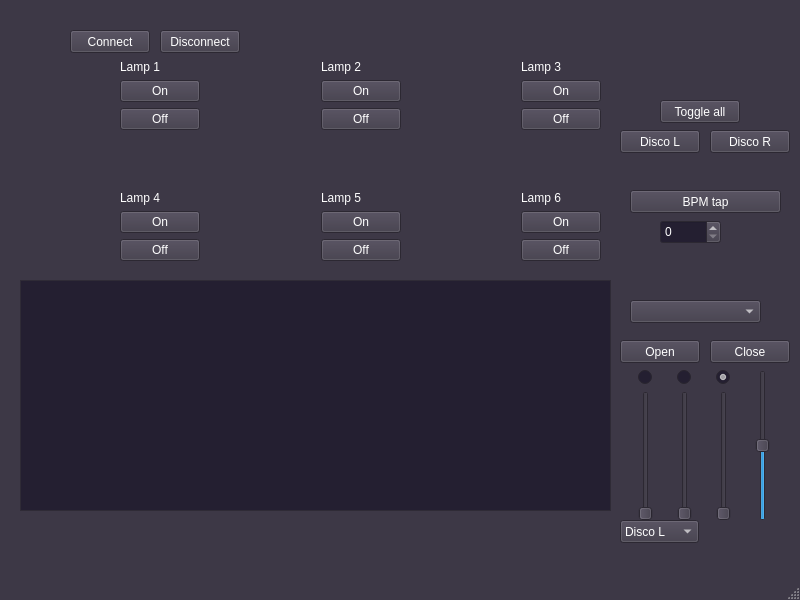
<?xml version="1.0" encoding="UTF-8"?>
<ui version="4.0">
 <class>MainWindow</class>
 <widget class="QMainWindow" name="MainWindow">
  <property name="geometry">
   <rect>
    <x>0</x>
    <y>0</y>
    <width>800</width>
    <height>600</height>
   </rect>
  </property>
  <property name="palette">
   <palette>
    <active>
     <colorrole role="WindowText">
      <brush brushstyle="SolidPattern">
       <color alpha="255">
        <red>255</red>
        <green>255</green>
        <blue>255</blue>
       </color>
      </brush>
     </colorrole>
     <colorrole role="Button">
      <brush brushstyle="SolidPattern">
       <color alpha="255">
        <red>61</red>
        <green>56</green>
        <blue>70</blue>
       </color>
      </brush>
     </colorrole>
     <colorrole role="Light">
      <brush brushstyle="SolidPattern">
       <color alpha="255">
        <red>92</red>
        <green>84</green>
        <blue>105</blue>
       </color>
      </brush>
     </colorrole>
     <colorrole role="Midlight">
      <brush brushstyle="SolidPattern">
       <color alpha="255">
        <red>76</red>
        <green>70</green>
        <blue>87</blue>
       </color>
      </brush>
     </colorrole>
     <colorrole role="Dark">
      <brush brushstyle="SolidPattern">
       <color alpha="255">
        <red>31</red>
        <green>28</green>
        <blue>35</blue>
       </color>
      </brush>
     </colorrole>
     <colorrole role="Mid">
      <brush brushstyle="SolidPattern">
       <color alpha="255">
        <red>41</red>
        <green>37</green>
        <blue>47</blue>
       </color>
      </brush>
     </colorrole>
     <colorrole role="Text">
      <brush brushstyle="SolidPattern">
       <color alpha="255">
        <red>255</red>
        <green>255</green>
        <blue>255</blue>
       </color>
      </brush>
     </colorrole>
     <colorrole role="BrightText">
      <brush brushstyle="SolidPattern">
       <color alpha="255">
        <red>255</red>
        <green>255</green>
        <blue>255</blue>
       </color>
      </brush>
     </colorrole>
     <colorrole role="ButtonText">
      <brush brushstyle="SolidPattern">
       <color alpha="255">
        <red>255</red>
        <green>255</green>
        <blue>255</blue>
       </color>
      </brush>
     </colorrole>
     <colorrole role="Base">
      <brush brushstyle="SolidPattern">
       <color alpha="255">
        <red>36</red>
        <green>31</green>
        <blue>49</blue>
       </color>
      </brush>
     </colorrole>
     <colorrole role="Window">
      <brush brushstyle="SolidPattern">
       <color alpha="255">
        <red>61</red>
        <green>56</green>
        <blue>70</blue>
       </color>
      </brush>
     </colorrole>
     <colorrole role="Shadow">
      <brush brushstyle="SolidPattern">
       <color alpha="255">
        <red>0</red>
        <green>0</green>
        <blue>0</blue>
       </color>
      </brush>
     </colorrole>
     <colorrole role="AlternateBase">
      <brush brushstyle="SolidPattern">
       <color alpha="255">
        <red>30</red>
        <green>28</green>
        <blue>35</blue>
       </color>
      </brush>
     </colorrole>
     <colorrole role="ToolTipBase">
      <brush brushstyle="SolidPattern">
       <color alpha="255">
        <red>255</red>
        <green>255</green>
        <blue>220</blue>
       </color>
      </brush>
     </colorrole>
     <colorrole role="ToolTipText">
      <brush brushstyle="SolidPattern">
       <color alpha="255">
        <red>36</red>
        <green>31</green>
        <blue>49</blue>
       </color>
      </brush>
     </colorrole>
     <colorrole role="PlaceholderText">
      <brush brushstyle="SolidPattern">
       <color alpha="128">
        <red>255</red>
        <green>255</green>
        <blue>255</blue>
       </color>
      </brush>
     </colorrole>
    </active>
    <inactive>
     <colorrole role="WindowText">
      <brush brushstyle="SolidPattern">
       <color alpha="255">
        <red>255</red>
        <green>255</green>
        <blue>255</blue>
       </color>
      </brush>
     </colorrole>
     <colorrole role="Button">
      <brush brushstyle="SolidPattern">
       <color alpha="255">
        <red>61</red>
        <green>56</green>
        <blue>70</blue>
       </color>
      </brush>
     </colorrole>
     <colorrole role="Light">
      <brush brushstyle="SolidPattern">
       <color alpha="255">
        <red>92</red>
        <green>84</green>
        <blue>105</blue>
       </color>
      </brush>
     </colorrole>
     <colorrole role="Midlight">
      <brush brushstyle="SolidPattern">
       <color alpha="255">
        <red>76</red>
        <green>70</green>
        <blue>87</blue>
       </color>
      </brush>
     </colorrole>
     <colorrole role="Dark">
      <brush brushstyle="SolidPattern">
       <color alpha="255">
        <red>31</red>
        <green>28</green>
        <blue>35</blue>
       </color>
      </brush>
     </colorrole>
     <colorrole role="Mid">
      <brush brushstyle="SolidPattern">
       <color alpha="255">
        <red>41</red>
        <green>37</green>
        <blue>47</blue>
       </color>
      </brush>
     </colorrole>
     <colorrole role="Text">
      <brush brushstyle="SolidPattern">
       <color alpha="255">
        <red>255</red>
        <green>255</green>
        <blue>255</blue>
       </color>
      </brush>
     </colorrole>
     <colorrole role="BrightText">
      <brush brushstyle="SolidPattern">
       <color alpha="255">
        <red>255</red>
        <green>255</green>
        <blue>255</blue>
       </color>
      </brush>
     </colorrole>
     <colorrole role="ButtonText">
      <brush brushstyle="SolidPattern">
       <color alpha="255">
        <red>255</red>
        <green>255</green>
        <blue>255</blue>
       </color>
      </brush>
     </colorrole>
     <colorrole role="Base">
      <brush brushstyle="SolidPattern">
       <color alpha="255">
        <red>36</red>
        <green>31</green>
        <blue>49</blue>
       </color>
      </brush>
     </colorrole>
     <colorrole role="Window">
      <brush brushstyle="SolidPattern">
       <color alpha="255">
        <red>61</red>
        <green>56</green>
        <blue>70</blue>
       </color>
      </brush>
     </colorrole>
     <colorrole role="Shadow">
      <brush brushstyle="SolidPattern">
       <color alpha="255">
        <red>0</red>
        <green>0</green>
        <blue>0</blue>
       </color>
      </brush>
     </colorrole>
     <colorrole role="AlternateBase">
      <brush brushstyle="SolidPattern">
       <color alpha="255">
        <red>30</red>
        <green>28</green>
        <blue>35</blue>
       </color>
      </brush>
     </colorrole>
     <colorrole role="ToolTipBase">
      <brush brushstyle="SolidPattern">
       <color alpha="255">
        <red>255</red>
        <green>255</green>
        <blue>220</blue>
       </color>
      </brush>
     </colorrole>
     <colorrole role="ToolTipText">
      <brush brushstyle="SolidPattern">
       <color alpha="255">
        <red>36</red>
        <green>31</green>
        <blue>49</blue>
       </color>
      </brush>
     </colorrole>
     <colorrole role="PlaceholderText">
      <brush brushstyle="SolidPattern">
       <color alpha="128">
        <red>255</red>
        <green>255</green>
        <blue>255</blue>
       </color>
      </brush>
     </colorrole>
    </inactive>
    <disabled>
     <colorrole role="WindowText">
      <brush brushstyle="SolidPattern">
       <color alpha="255">
        <red>31</red>
        <green>28</green>
        <blue>35</blue>
       </color>
      </brush>
     </colorrole>
     <colorrole role="Button">
      <brush brushstyle="SolidPattern">
       <color alpha="255">
        <red>61</red>
        <green>56</green>
        <blue>70</blue>
       </color>
      </brush>
     </colorrole>
     <colorrole role="Light">
      <brush brushstyle="SolidPattern">
       <color alpha="255">
        <red>92</red>
        <green>84</green>
        <blue>105</blue>
       </color>
      </brush>
     </colorrole>
     <colorrole role="Midlight">
      <brush brushstyle="SolidPattern">
       <color alpha="255">
        <red>76</red>
        <green>70</green>
        <blue>87</blue>
       </color>
      </brush>
     </colorrole>
     <colorrole role="Dark">
      <brush brushstyle="SolidPattern">
       <color alpha="255">
        <red>31</red>
        <green>28</green>
        <blue>35</blue>
       </color>
      </brush>
     </colorrole>
     <colorrole role="Mid">
      <brush brushstyle="SolidPattern">
       <color alpha="255">
        <red>41</red>
        <green>37</green>
        <blue>47</blue>
       </color>
      </brush>
     </colorrole>
     <colorrole role="Text">
      <brush brushstyle="SolidPattern">
       <color alpha="255">
        <red>31</red>
        <green>28</green>
        <blue>35</blue>
       </color>
      </brush>
     </colorrole>
     <colorrole role="BrightText">
      <brush brushstyle="SolidPattern">
       <color alpha="255">
        <red>255</red>
        <green>255</green>
        <blue>255</blue>
       </color>
      </brush>
     </colorrole>
     <colorrole role="ButtonText">
      <brush brushstyle="SolidPattern">
       <color alpha="255">
        <red>31</red>
        <green>28</green>
        <blue>35</blue>
       </color>
      </brush>
     </colorrole>
     <colorrole role="Base">
      <brush brushstyle="SolidPattern">
       <color alpha="255">
        <red>61</red>
        <green>56</green>
        <blue>70</blue>
       </color>
      </brush>
     </colorrole>
     <colorrole role="Window">
      <brush brushstyle="SolidPattern">
       <color alpha="255">
        <red>61</red>
        <green>56</green>
        <blue>70</blue>
       </color>
      </brush>
     </colorrole>
     <colorrole role="Shadow">
      <brush brushstyle="SolidPattern">
       <color alpha="255">
        <red>0</red>
        <green>0</green>
        <blue>0</blue>
       </color>
      </brush>
     </colorrole>
     <colorrole role="AlternateBase">
      <brush brushstyle="SolidPattern">
       <color alpha="255">
        <red>61</red>
        <green>56</green>
        <blue>70</blue>
       </color>
      </brush>
     </colorrole>
     <colorrole role="ToolTipBase">
      <brush brushstyle="SolidPattern">
       <color alpha="255">
        <red>255</red>
        <green>255</green>
        <blue>220</blue>
       </color>
      </brush>
     </colorrole>
     <colorrole role="ToolTipText">
      <brush brushstyle="SolidPattern">
       <color alpha="255">
        <red>36</red>
        <green>31</green>
        <blue>49</blue>
       </color>
      </brush>
     </colorrole>
     <colorrole role="PlaceholderText">
      <brush brushstyle="SolidPattern">
       <color alpha="128">
        <red>255</red>
        <green>255</green>
        <blue>255</blue>
       </color>
      </brush>
     </colorrole>
    </disabled>
   </palette>
  </property>
  <property name="windowTitle">
   <string>r3ctl</string>
  </property>
  <widget class="QWidget" name="centralwidget">
   <widget class="QPushButton" name="connectButton">
    <property name="geometry">
     <rect>
      <x>70</x>
      <y>30</y>
      <width>80</width>
      <height>23</height>
     </rect>
    </property>
    <property name="text">
     <string>Connect</string>
    </property>
   </widget>
   <widget class="QPushButton" name="disconnectButton">
    <property name="geometry">
     <rect>
      <x>160</x>
      <y>30</y>
      <width>80</width>
      <height>23</height>
     </rect>
    </property>
    <property name="text">
     <string>Disconnect</string>
    </property>
   </widget>
   <widget class="QPlainTextEdit" name="logView">
    <property name="geometry">
     <rect>
      <x>20</x>
      <y>280</y>
      <width>591</width>
      <height>231</height>
     </rect>
    </property>
    <property name="readOnly">
     <bool>true</bool>
    </property>
   </widget>
   <widget class="QWidget" name="gridLayoutWidget">
    <property name="geometry">
     <rect>
      <x>120</x>
      <y>60</y>
      <width>481</width>
      <height>201</height>
     </rect>
    </property>
    <layout class="QGridLayout" name="gridLayout">
     <item row="2" column="0">
      <layout class="QVBoxLayout" name="verticalLayout_7">
       <item>
        <widget class="QLabel" name="lamp4Label">
         <property name="text">
          <string>Lamp 4</string>
         </property>
        </widget>
       </item>
       <item>
        <widget class="QPushButton" name="lamp4OnButton">
         <property name="text">
          <string>On</string>
         </property>
        </widget>
       </item>
       <item>
        <widget class="QPushButton" name="lamp4OffButton">
         <property name="text">
          <string>Off</string>
         </property>
        </widget>
       </item>
      </layout>
     </item>
     <item row="0" column="0">
      <layout class="QVBoxLayout" name="verticalLayout_3">
       <item>
        <widget class="QLabel" name="lamp1Label">
         <property name="text">
          <string>Lamp 1</string>
         </property>
        </widget>
       </item>
       <item>
        <widget class="QPushButton" name="lamp1OnButton">
         <property name="text">
          <string>On</string>
         </property>
        </widget>
       </item>
       <item>
        <widget class="QPushButton" name="lamp1OffButton">
         <property name="text">
          <string>Off</string>
         </property>
        </widget>
       </item>
      </layout>
     </item>
     <item row="0" column="2">
      <layout class="QVBoxLayout" name="verticalLayout_5">
       <item>
        <widget class="QLabel" name="lamp2Label">
         <property name="text">
          <string>Lamp 2</string>
         </property>
        </widget>
       </item>
       <item>
        <widget class="QPushButton" name="lamp2OnButton">
         <property name="text">
          <string>On</string>
         </property>
        </widget>
       </item>
       <item>
        <widget class="QPushButton" name="lamp2OffButton">
         <property name="text">
          <string>Off</string>
         </property>
        </widget>
       </item>
      </layout>
     </item>
     <item row="2" column="2">
      <layout class="QVBoxLayout" name="verticalLayout_9">
       <item>
        <widget class="QLabel" name="lamp5Label">
         <property name="text">
          <string>Lamp 5</string>
         </property>
        </widget>
       </item>
       <item>
        <widget class="QPushButton" name="lamp5OnButton">
         <property name="text">
          <string>On</string>
         </property>
        </widget>
       </item>
       <item>
        <widget class="QPushButton" name="lamp5OffButton">
         <property name="text">
          <string>Off</string>
         </property>
        </widget>
       </item>
      </layout>
     </item>
     <item row="0" column="4">
      <layout class="QVBoxLayout" name="verticalLayout_8">
       <item>
        <widget class="QLabel" name="lamp3Label">
         <property name="text">
          <string>Lamp 3</string>
         </property>
        </widget>
       </item>
       <item>
        <widget class="QPushButton" name="lamp3OnButton">
         <property name="text">
          <string>On</string>
         </property>
        </widget>
       </item>
       <item>
        <widget class="QPushButton" name="lamp3OffButton">
         <property name="text">
          <string>Off</string>
         </property>
        </widget>
       </item>
      </layout>
     </item>
     <item row="2" column="4">
      <layout class="QVBoxLayout" name="verticalLayout_10">
       <item>
        <widget class="QLabel" name="lamp6Label">
         <property name="text">
          <string>Lamp 6</string>
         </property>
        </widget>
       </item>
       <item>
        <widget class="QPushButton" name="lamp6OnButton">
         <property name="text">
          <string>On</string>
         </property>
        </widget>
       </item>
       <item>
        <widget class="QPushButton" name="lamp6OffButton">
         <property name="text">
          <string>Off</string>
         </property>
        </widget>
       </item>
      </layout>
     </item>
     <item row="0" column="1">
      <spacer name="horizontalSpacer">
       <property name="orientation">
        <enum>Qt::Horizontal</enum>
       </property>
       <property name="sizeHint" stdset="0">
        <size>
         <width>40</width>
         <height>20</height>
        </size>
       </property>
      </spacer>
     </item>
     <item row="0" column="3">
      <spacer name="horizontalSpacer_2">
       <property name="orientation">
        <enum>Qt::Horizontal</enum>
       </property>
       <property name="sizeHint" stdset="0">
        <size>
         <width>40</width>
         <height>20</height>
        </size>
       </property>
      </spacer>
     </item>
     <item row="1" column="1">
      <spacer name="verticalSpacer">
       <property name="orientation">
        <enum>Qt::Vertical</enum>
       </property>
       <property name="sizeHint" stdset="0">
        <size>
         <width>20</width>
         <height>40</height>
        </size>
       </property>
      </spacer>
     </item>
    </layout>
   </widget>
   <widget class="QPushButton" name="discoLeftButton">
    <property name="geometry">
     <rect>
      <x>620</x>
      <y>130</y>
      <width>80</width>
      <height>23</height>
     </rect>
    </property>
    <property name="text">
     <string>Disco L</string>
    </property>
   </widget>
   <widget class="QPushButton" name="toggleAllButton">
    <property name="geometry">
     <rect>
      <x>660</x>
      <y>100</y>
      <width>80</width>
      <height>23</height>
     </rect>
    </property>
    <property name="text">
     <string>Toggle all</string>
    </property>
   </widget>
   <widget class="QPushButton" name="discoRightButton">
    <property name="geometry">
     <rect>
      <x>710</x>
      <y>130</y>
      <width>80</width>
      <height>23</height>
     </rect>
    </property>
    <property name="text">
     <string>Disco R</string>
    </property>
   </widget>
   <widget class="QPushButton" name="bpmButton">
    <property name="geometry">
     <rect>
      <x>630</x>
      <y>190</y>
      <width>151</width>
      <height>23</height>
     </rect>
    </property>
    <property name="text">
     <string>BPM tap</string>
    </property>
   </widget>
   <widget class="QSpinBox" name="spinBox">
    <property name="geometry">
     <rect>
      <x>660</x>
      <y>220</y>
      <width>61</width>
      <height>24</height>
     </rect>
    </property>
    <property name="maximum">
     <number>10000</number>
    </property>
   </widget>
   <widget class="QComboBox" name="audioDeviceSelection">
    <property name="geometry">
     <rect>
      <x>630</x>
      <y>300</y>
      <width>131</width>
      <height>23</height>
     </rect>
    </property>
   </widget>
   <widget class="QPushButton" name="openAudioDeviceButton">
    <property name="geometry">
     <rect>
      <x>620</x>
      <y>340</y>
      <width>80</width>
      <height>23</height>
     </rect>
    </property>
    <property name="text">
     <string>Open</string>
    </property>
   </widget>
   <widget class="QPushButton" name="closeAudioDeviceButton">
    <property name="geometry">
     <rect>
      <x>710</x>
      <y>340</y>
      <width>80</width>
      <height>23</height>
     </rect>
    </property>
    <property name="text">
     <string>Close</string>
    </property>
   </widget>
   <widget class="QWidget" name="layoutWidget">
    <property name="geometry">
     <rect>
      <x>620</x>
      <y>370</y>
      <width>170</width>
      <height>151</height>
     </rect>
    </property>
    <layout class="QHBoxLayout" name="horizontalLayout_2">
     <item>
      <layout class="QVBoxLayout" name="verticalLayout">
       <item>
        <widget class="QRadioButton" name="radioButton">
         <property name="text">
          <string/>
         </property>
         <property name="checked">
          <bool>false</bool>
         </property>
        </widget>
       </item>
       <item>
        <widget class="QSlider" name="verticalSlider">
         <property name="maximum">
          <number>100</number>
         </property>
         <property name="orientation">
          <enum>Qt::Vertical</enum>
         </property>
        </widget>
       </item>
      </layout>
     </item>
     <item>
      <layout class="QVBoxLayout" name="verticalLayout_2">
       <item>
        <widget class="QRadioButton" name="radioButton_2">
         <property name="text">
          <string/>
         </property>
        </widget>
       </item>
       <item>
        <widget class="QSlider" name="verticalSlider_2">
         <property name="maximum">
          <number>100</number>
         </property>
         <property name="orientation">
          <enum>Qt::Vertical</enum>
         </property>
        </widget>
       </item>
      </layout>
     </item>
     <item>
      <layout class="QVBoxLayout" name="verticalLayout_4">
       <item>
        <widget class="QRadioButton" name="radioButton_3">
         <property name="text">
          <string/>
         </property>
         <property name="checked">
          <bool>true</bool>
         </property>
        </widget>
       </item>
       <item>
        <widget class="QSlider" name="verticalSlider_3">
         <property name="maximum">
          <number>100</number>
         </property>
         <property name="value">
          <number>0</number>
         </property>
         <property name="orientation">
          <enum>Qt::Vertical</enum>
         </property>
        </widget>
       </item>
      </layout>
     </item>
     <item>
      <widget class="QSlider" name="verticalSlider_4">
       <property name="maximum">
        <number>100</number>
       </property>
       <property name="value">
        <number>50</number>
       </property>
       <property name="orientation">
        <enum>Qt::Vertical</enum>
       </property>
      </widget>
     </item>
    </layout>
   </widget>
   <widget class="QComboBox" name="comboBox">
    <property name="geometry">
     <rect>
      <x>620</x>
      <y>520</y>
      <width>79</width>
      <height>23</height>
     </rect>
    </property>
    <item>
     <property name="text">
      <string>Disco L</string>
     </property>
    </item>
    <item>
     <property name="text">
      <string>Disco R</string>
     </property>
    </item>
    <item>
     <property name="text">
      <string>Toggle All</string>
     </property>
    </item>
   </widget>
  </widget>
  <widget class="QMenuBar" name="menubar">
   <property name="geometry">
    <rect>
     <x>0</x>
     <y>0</y>
     <width>800</width>
     <height>20</height>
    </rect>
   </property>
  </widget>
  <widget class="QStatusBar" name="statusbar"/>
 </widget>
 <resources/>
 <connections/>
</ui>
